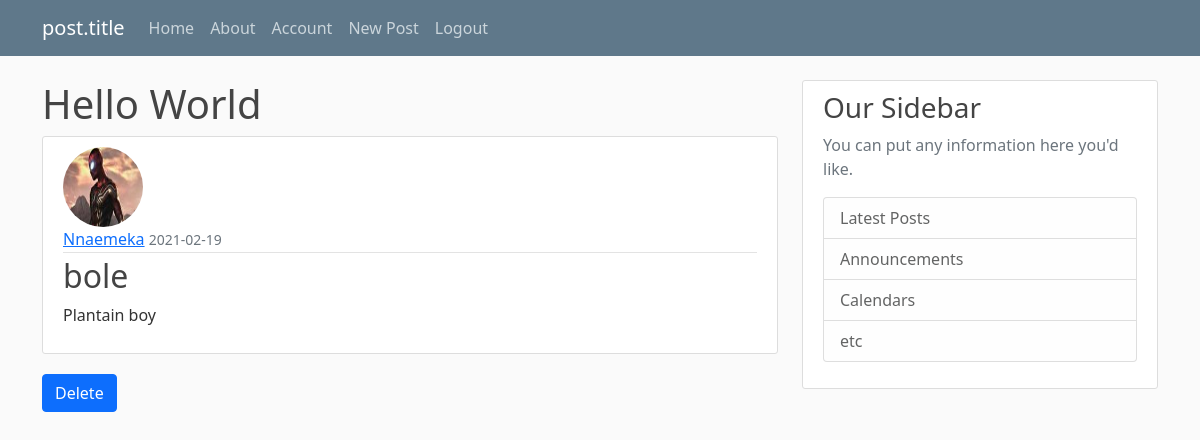
The page /post/1 (signed in) on the database its author committed.
### Project/models.py (models this page shows, shortened)
class User(db.Model, UserMixin):
    id = db.Column(db.Integer, primary_key= True)
    username = db.Column(db.String(20), unique= True, nullable = False)
    email = db.Column(db.String(120), unique= True, nullable= False)
    image_file = db.Column(db.String(20), default= 'default.bmp')
    password = db.Column(db.String(60), nullable= False)
    post = db.relationship('Post', backref='author', lazy= True )

class Post(db.Model):
    id = db.Column(db.Integer, primary_key= True)
    title = db.Column(db.String(20), nullable = False)
    data_posted = db.Column(db.DateTime, nullable= False, default= datetime.utcnow)
    content = db.Column(db.Text, nullable= False)
    user_id = db.Column(db.Integer, db.ForeignKey('user.id'), nullable= False)

### Project/posts/routes.py (the view)
@posts.route('/post/<int:post_id>', methods= ['GET', 'POST'])
@login_required
def Posts(post_id):
    post = Post.query.get_or_404(post_id)
    return render_template('Post.html', title='post.title', post=post)

### Project/models.py (called while the page is built)
@login_manager.user_loader
def load_user(user_id):
    return User.query.get(int(user_id))

### Project/templates/Post.html (shortened to what this page needs)
{% extends 'layout.html' %}
{% block content %}
<h1>Hello World</h1>
    <article class="media content-section">
        <img class="rounded-circle" style="width: 80px; height: 80px;" src="{{ url_for('static', filename='profile/' + post.author.image_file) }}">
        <div class="media-body">
        <div class="article-metadata">
            <a class="mr-2 ml-2" href="{{ url_for('user.user_post', username=post.author.username) }}">{{ post.author.username}}</a>
            <small class="text-muted">{{ post.data_posted.strftime('%Y-%m-%d') }}</small>
        </div>
        <h2 class="article-title">{{ post.title }}</h2>
        <p class="article-content">{{ post.content }}</p>
        </div>
    </article>
      <button class="btn btn-primary" data-bs-toggle="modal" data-bs-target="#deleteModal">
        Delete
    </button>
{% endblock content %}

### Project/static/main.css (style rules this page uses)
body { background: #fafafa; color: #333333; margin-top: 5rem; }
h1, h2, h3, h4, h5, h6 { color: #444444; }
.content-section { background: #ffffff; padding: 10px 20px; border: 1px solid #dddddd; border-radius: 3px; margin-bottom: 20px; }
.article-title { color: #444444; }
.article-content { white-space: pre-line; }
.article-metadata { padding-bottom: 1px; margin-bottom: 4px; border-bottom: 1px solid #e3e3e3 }

### rows shown on the page
User: image_file (picture), author.username "Nnaemeka"
Post: data_posted "2021-02-19", title "bole", content "Plantain boy"

### other values the page prints
{{ title }} "post.title"
